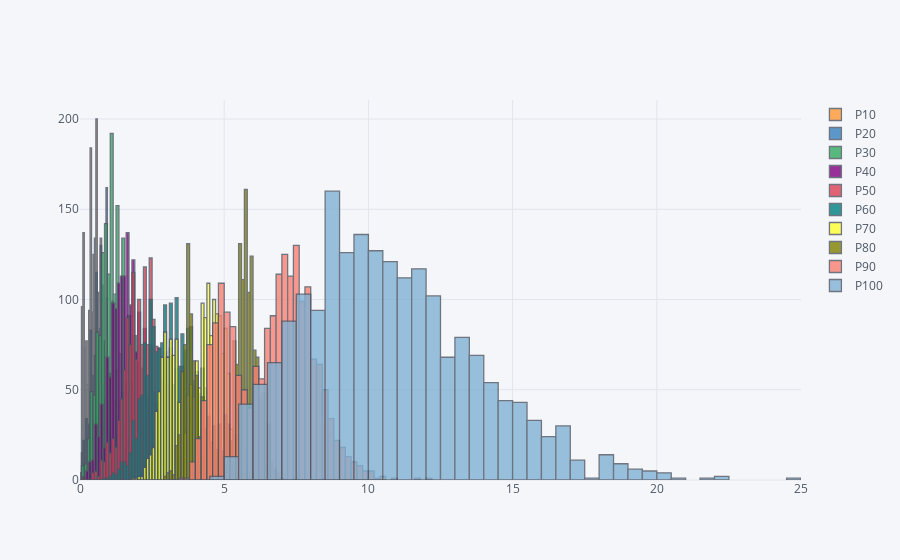

The cell this chart's notebook holds for it:
### Code cell
import chart_studio.plotly as py
import cufflinks as cf


cf.set_config_file(offline=True, world_readable=True, theme='pearl')
data[['P10','P20','P30','P40','P50','P60','P70','P80','P90','P100']].iplot(kind='histogram')

### Figure 1 — Plotly figure (JSON) as saved in the notebook; plotly's stock layout.template omitted (floating-point values rounded to 4 significant figures; data arrays with more than 128 entries replaced by an {"elided": "..."} marker saying what was removed)
{"data": [{"histfunc": "count", "histnorm": "", "marker": {"color": "rgba(255, 153, 51, 1.0)", "line": {"color": "#4D5663", "width": 1.3}}, "name": "P10", "opacity": 0.8, "orientation": "v", "type": "histogram", "uid": "29589dc4-833a-43da-996f-29ed097f01ad", "x": {"elided": "1960 float values"}}, {"histfunc": "count", "histnorm": "", "marker": {"color": "rgba(55, 128, 191, 1.0)", "line": {"color": "#4D5663", "width": 1.3}}, "name": "P20", "opacity": 0.8, "orientation": "v", "type": "histogram", "uid": "6997d1d9-7339-48e3-9001-8cbb0d5b97b1", "x": {"elided": "1960 float values"}}, {"histfunc": "count", "histnorm": "", "marker": {"color": "rgba(50, 171, 96, 1.0)", "line": {"color": "#4D5663", "width": 1.3}}, "name": "P30", "opacity": 0.8, "orientation": "v", "type": "histogram", "uid": "564a8f4b-0cf9-45fc-b0dd-6414d51b58a9", "x": {"elided": "1960 float values"}}, {"histfunc": "count", "histnorm": "", "marker": {"color": "rgba(128, 0, 128, 1.0)", "line": {"color": "#4D5663", "width": 1.3}}, "name": "P40", "opacity": 0.8, "orientation": "v", "type": "histogram", "uid": "160882cc-fed9-4711-924c-0ffe252a87f9", "x": {"elided": "1960 float values"}}, {"histfunc": "count", "histnorm": "", "marker": {"color": "rgba(219, 64, 82, 1.0)", "line": {"color": "#4D5663", "width": 1.3}}, "name": "P50", "opacity": 0.8, "orientation": "v", "type": "histogram", "uid": "056e5f65-2412-4f74-8dfe-64efb4f40d69", "x": {"elided": "1960 float values"}}, {"histfunc": "count", "histnorm": "", "marker": {"color": "rgba(0, 128, 128, 1.0)", "line": {"color": "#4D5663", "width": 1.3}}, "name": "P60", "opacity": 0.8, "orientation": "v", "type": "histogram", "uid": "b8d0c673-00a1-4bb1-bf22-43ff7d2094db", "x": {"elided": "1960 float values"}}, {"histfunc": "count", "histnorm": "", "marker": {"color": "rgba(255, 255, 51, 1.0)", "line": {"color": "#4D5663", "width": 1.3}}, "name": "P70", "opacity": 0.8, "orientation": "v", "type": "histogram", "uid": "1e20e05b-36c8-424f-9686-04493c9ef596", "x": {"elided": "1960 float values"}}, {"histfunc": "count", "histnorm": "", "marker": {"color": "rgba(128, 128, 0, 1.0)", "line": {"color": "#4D5663", "width": 1.3}}, "name": "P80", "opacity": 0.8, "orientation": "v", "type": "histogram", "uid": "92af96cf-5ac7-4ed4-895e-1218224e7233", "x": {"elided": "1960 float values"}}, {"histfunc": "count", "histnorm": "", "marker": {"color": "rgba(251, 128, 114, 1.0)", "line": {"color": "#4D5663", "width": 1.3}}, "name": "P90", "opacity": 0.8, "orientation": "v", "type": "histogram", "uid": "1ac5fe92-2f2b-48ed-af27-1e0fc94a70e4", "x": {"elided": "1960 float values"}}, {"histfunc": "count", "histnorm": "", "marker": {"color": "rgba(128, 177, 211, 1.0)", "line": {"color": "#4D5663", "width": 1.3}}, "name": "P100", "opacity": 0.8, "orientation": "v", "type": "histogram", "uid": "a705dd6b-e7d5-4a2a-8e1c-fdde0437b843", "x": {"elided": "1960 float values"}}], "layout": {"barmode": "overlay", "legend": {"bgcolor": "#F5F6F9", "font": {"color": "#4D5663"}}, "paper_bgcolor": "#F5F6F9", "plot_bgcolor": "#F5F6F9", "title": {"font": {"color": "#4D5663"}}, "xaxis": {"gridcolor": "#E1E5ED", "showgrid": true, "tickfont": {"color": "#4D5663"}, "title": {"font": {"color": "#4D5663"}, "text": ""}, "zerolinecolor": "#E1E5ED"}, "yaxis": {"gridcolor": "#E1E5ED", "showgrid": true, "tickfont": {"color": "#4D5663"}, "title": {"font": {"color": "#4D5663"}, "text": ""}, "zerolinecolor": "#E1E5ED"}}}
